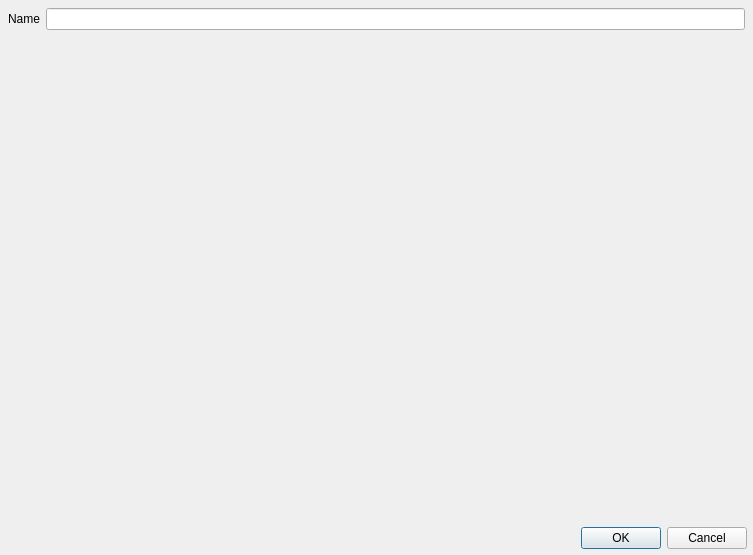
<?xml version="1.0" encoding="UTF-8"?>
<ui version="4.0">
 <class>New_Node_Dialog</class>
 <widget class="QDialog" name="New_Node_Dialog">
  <property name="geometry">
   <rect>
    <x>0</x>
    <y>0</y>
    <width>753</width>
    <height>555</height>
   </rect>
  </property>
  <property name="windowTitle">
   <string>Dialog</string>
  </property>
  <layout class="QVBoxLayout" name="verticalLayout">
   <property name="spacing">
    <number>4</number>
   </property>
   <property name="leftMargin">
    <number>6</number>
   </property>
   <property name="topMargin">
    <number>6</number>
   </property>
   <property name="rightMargin">
    <number>6</number>
   </property>
   <property name="bottomMargin">
    <number>6</number>
   </property>
   <item>
    <widget class="QWidget" name="widget" native="true">
     <property name="sizePolicy">
      <sizepolicy hsizetype="Preferred" vsizetype="Maximum">
       <horstretch>0</horstretch>
       <verstretch>0</verstretch>
      </sizepolicy>
     </property>
     <layout class="QHBoxLayout" name="horizontalLayout">
      <property name="spacing">
       <number>6</number>
      </property>
      <property name="leftMargin">
       <number>2</number>
      </property>
      <property name="topMargin">
       <number>2</number>
      </property>
      <property name="rightMargin">
       <number>2</number>
      </property>
      <property name="bottomMargin">
       <number>2</number>
      </property>
      <item>
       <widget class="QLabel" name="label">
        <property name="text">
         <string>Name</string>
        </property>
       </widget>
      </item>
      <item>
       <widget class="QLineEdit" name="name"/>
      </item>
     </layout>
    </widget>
   </item>
   <item>
    <widget class="Properties_Browser" name="properties" native="true"/>
   </item>
   <item>
    <widget class="QDialogButtonBox" name="buttonBox">
     <property name="orientation">
      <enum>Qt::Horizontal</enum>
     </property>
     <property name="standardButtons">
      <set>QDialogButtonBox::Cancel|QDialogButtonBox::Ok</set>
     </property>
    </widget>
   </item>
  </layout>
 </widget>
 <customwidgets>
  <customwidget>
   <class>Properties_Browser</class>
   <extends>QWidget</extends>
   <header>Properties_Browser.h</header>
   <container>1</container>
  </customwidget>
 </customwidgets>
 <resources/>
 <connections>
  <connection>
   <sender>buttonBox</sender>
   <signal>accepted()</signal>
   <receiver>New_Node_Dialog</receiver>
   <slot>accept()</slot>
   <hints>
    <hint type="sourcelabel">
     <x>248</x>
     <y>254</y>
    </hint>
    <hint type="destinationlabel">
     <x>157</x>
     <y>274</y>
    </hint>
   </hints>
  </connection>
  <connection>
   <sender>buttonBox</sender>
   <signal>rejected()</signal>
   <receiver>New_Node_Dialog</receiver>
   <slot>reject()</slot>
   <hints>
    <hint type="sourcelabel">
     <x>316</x>
     <y>260</y>
    </hint>
    <hint type="destinationlabel">
     <x>286</x>
     <y>274</y>
    </hint>
   </hints>
  </connection>
 </connections>
</ui>
